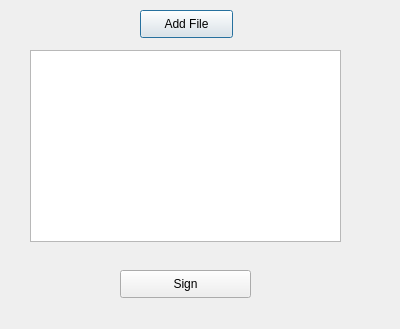
<?xml version="1.0" encoding="UTF-8"?>
<ui version="4.0">
 <class>SignFunction</class>
 <widget class="QDialog" name="SignFunction">
  <property name="geometry">
   <rect>
    <x>0</x>
    <y>0</y>
    <width>400</width>
    <height>329</height>
   </rect>
  </property>
  <property name="windowTitle">
   <string>Sign</string>
  </property>
  <widget class="QPushButton" name="AddFile">
   <property name="geometry">
    <rect>
     <x>140</x>
     <y>10</y>
     <width>93</width>
     <height>28</height>
    </rect>
   </property>
   <property name="text">
    <string>Add File</string>
   </property>
  </widget>
  <widget class="QListWidget" name="File">
   <property name="geometry">
    <rect>
     <x>30</x>
     <y>50</y>
     <width>311</width>
     <height>192</height>
    </rect>
   </property>
  </widget>
  <widget class="QPushButton" name="Sign">
   <property name="geometry">
    <rect>
     <x>120</x>
     <y>270</y>
     <width>131</width>
     <height>28</height>
    </rect>
   </property>
   <property name="text">
    <string>Sign</string>
   </property>
  </widget>
 </widget>
 <resources/>
 <connections/>
</ui>
